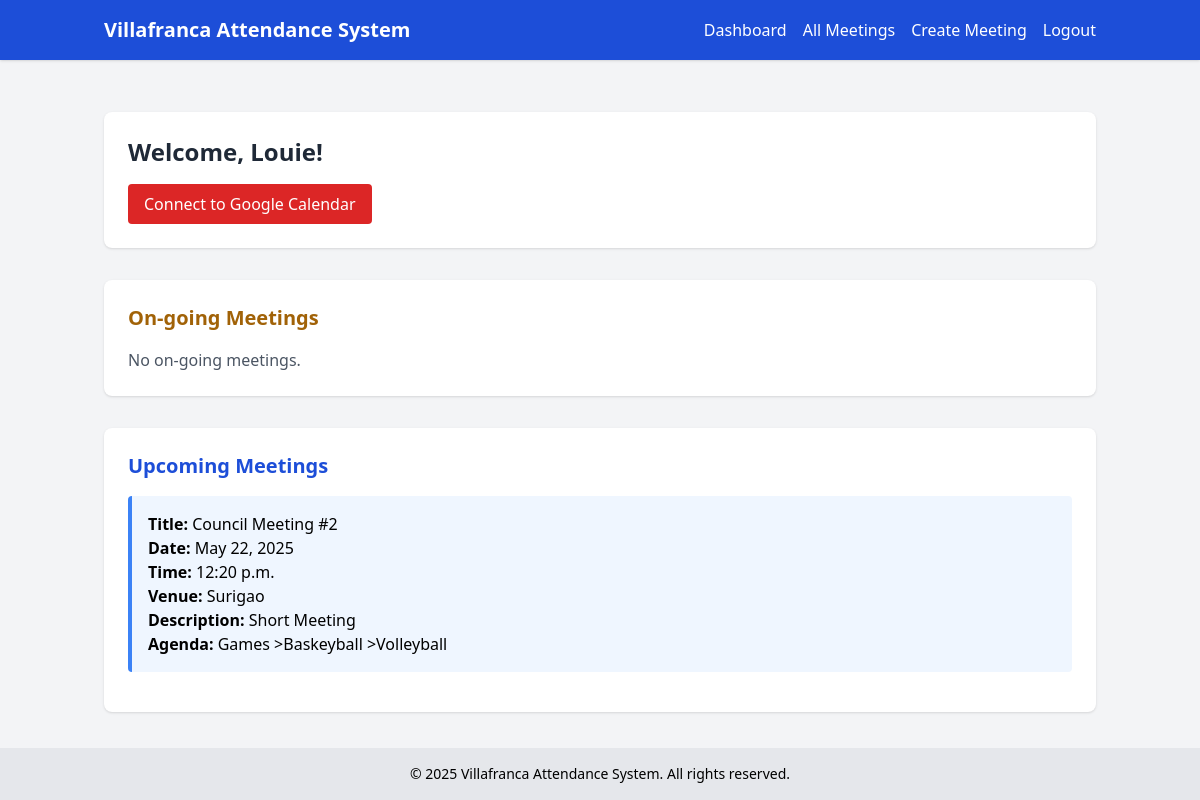
The page /users/dashboard/ (signed in) on the database its author committed.
### meetings/models.py (models this page shows, shortened)
class Meeting(models.Model):
    title = models.CharField(max_length=255)
    description = models.TextField()
    date = models.DateField()
    time = models.TimeField()
    venue = models.CharField(max_length=255)
    ended = models.BooleanField(default=False)
    google_event_id = models.CharField(max_length=256, blank=True, null=True)
    agenda = models.CharField(max_length=255)

### users/views.py (the view)
# urls.py: path('dashboard/', dashboard, name='dashboard'),
@login_required
def dashboard(request):
    current_time = localtime(now())
    ongoing_meetings = Meeting.objects.filter(
        ended=False,
        date=current_time.date(),
        time__lte=current_time.time()
    ).order_by('time')
    upcoming_meetings = Meeting.objects.filter(
        ended=False
    ).exclude(
        id__in=ongoing_meetings.values_list('id', flat=True)
    ).order_by('date', 'time')
    profile = getattr(request.user, 'profile', None)
    full_name = (
        f"{request.user.first_name} {profile.middle_name} {request.user.last_name}"
        if profile else f"{request.user.first_name} {request.user.last_name}".strip()
    ) or request.user.username
    attended_meetings = Attendance.objects.filter(user=request.user).values_list('meeting_id', flat=True)
    context = {
        'full_name': full_name,
        'is_admin': request.user.is_staff,
        'upcoming_meetings': upcoming_meetings,
        'ongoing_meetings': ongoing_meetings,
        'attended_meetings': attended_meetings,
        'position': profile.position if profile else '',
    }
    return render(request, 'users/dashboard.html', context)

### users/templates/users/dashboard.html (shortened to what this page needs)
{% extends 'base.html' %}
{% load static %}
{% block content %}
<div class="container mt-5 space-y-8">
  <div class="bg-white shadow rounded-lg p-6">
    <h2 class="text-2xl font-semibold text-gray-800">Welcome, {{ full_name }}!</h2>
    <div class="mt-4">
      {% if request.session.credentials %}
        <p class="text-green-600 font-medium">✅ Google Calendar is connected.</p>
      {% else %}
        <a href="{% url 'authorize_google' %}" class="inline-block bg-red-600 hover:bg-red-700 text-white px-4 py-2 rounded">
          Connect to Google Calendar
        </a>
      {% endif %}
    </div>
  </div>
  <div class="bg-white shadow rounded-lg p-6">
    <h3 class="text-xl font-semibold text-yellow-700 mb-4">On-going Meetings</h3>
    {% if ongoing_meetings %}
      {% for meeting in ongoing_meetings %}
        <div class="mb-4 border-l-4 border-yellow-500 p-4 bg-yellow-50 rounded">
          <p><strong>Title:</strong> {{ meeting.title }}</p>
          <p><strong>Date:</strong> {{ meeting.date }}</p>
          <p><strong>Time:</strong> {{ meeting.time }}</p>
          <p><strong>Venue:</strong> {{ meeting.venue }}</p>
          <p><strong>Description:</strong> {{ meeting.description }}</p>
          <p><strong>Agenda:</strong> {{ meeting.agenda }}</p>
          {% if not is_admin %}
            <div class="mt-2">
              {% if meeting.id in attended_meetings %}
                <button class="bg-gray-400 text-white px-4 py-2 rounded" disabled>Attended</button>
              {% else %}
                <form method="post" action="{% url 'mark_attendance' meeting.id %}">
                  {% csrf_token %}
                  <button type="submit" class="bg-yellow-600 hover:bg-yellow-700 text-white px-4 py-2 rounded">
                    Attend
                  </button>
                </form>
              {% endif %}
            </div>
          {% endif %}
          {% if is_admin %}
            <form method="post" action="{% url 'end_meeting' meeting.id %}" class="mt-3">
              {% csrf_token %}
              <button type="submit" class="bg-red-600 hover:bg-red-700 text-white px-4 py-2 rounded">
                End Meeting
              </button>
            </form>
          {% endif %}
        </div>
      {% endfor %}
    {% else %}
      <p class="text-gray-600">No on-going meetings.</p>
    {% endif %}
  </div>
  <div class="bg-white shadow rounded-lg p-6">
    <h3 class="text-xl font-semibold text-blue-700 mb-4">Upcoming Meetings</h3>
    {% if upcoming_meetings %}
      {% for meeting in upcoming_meetings %}
        <div class="mb-4 border-l-4 border-blue-500 p-4 bg-blue-50 rounded">
          <p><strong>Title:</strong> {{ meeting.title }}</p>
          <p><strong>Date:</strong> {{ meeting.date }}</p>
          <p><strong>Time:</strong> {{ meeting.time }}</p>
          <p><strong>Venue:</strong> {{ meeting.venue }}</p>
          <p><strong>Description:</strong> {{ meeting.description }}</p>
          <p><strong>Agenda:</strong> {{ meeting.agenda }}</p>
        </div>
      {% endfor %}
    {% else %}
      <p class="text-gray-600">No upcoming meetings.</p>
    {% endif %}
  </div>
</div>
{% endblock %}

### rows shown on the page
Meeting: title "Council Meeting #2", date "May 22, 2025", time "12:20 p.m.", venue "Surigao", description "Short Meeting", agenda "Games >Baskeyball >Volleyball"

### other values the page prints
{{ full_name }} "Louie"
{{ year|default:2025 }} "2025"
